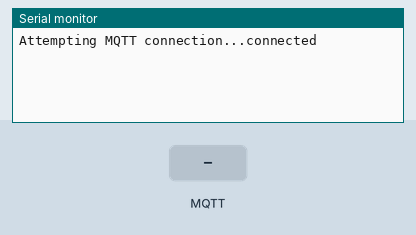
Recording of a sketch running on a simulated ESP8266 (NodeMCU). On the bench: the last lines printed to the serial monitor. The inputs (shaded band) are chosen by the test bench. WiFi joins after 1.5 s; servers stay silent unless stated; random numbers use the default seed unless the sketch sets one; no MQTT or app messages arrive unless stated.

Above: at 2.7 s.
2.8 s: MQTT message "1" arrives on the first subscribed topic
At 4.6 s:
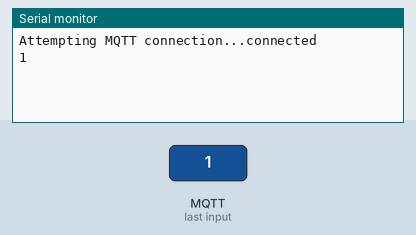
5.0 s: MQTT message "0" arrives on the first subscribed topic
At 6.2 s:
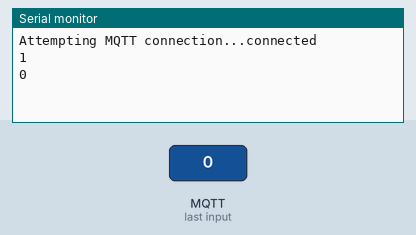

The sketch:

nodeMCU_funcionando_lectura_desde_arduino.ino
```cpp
#include <ESP8266WiFi.h>
#include <PubSubClient.h>


const char* ssid = "estay_isp";
const char* password = "123456789";
const char* mqtt_server = "192.168.0.106";


WiFiClient espClient;
PubSubClient client(espClient);
long lastMsg = 0;
char msg1[50];
char msg2[50];
int value = 0;
String temp = "";
String pote = "";
void setup_wifi() {

  delay(10);
  // We start by connecting to a WiFi network
  /*Serial.println();
  Serial.print("Connecting to ");
  Serial.println(ssid);
  */
  WiFi.begin(ssid, password);

  while (WiFi.status() != WL_CONNECTED) {
    delay(500);
    //Serial.print(".");
  }

  randomSeed(micros());

  /*Serial.println("");
  Serial.println("WiFi connected");
  Serial.println("IP address: ");
  Serial.println(WiFi.localIP());
  */
}

void callback(char* topic, byte* payload, unsigned int length) {
  char* limite = "/";
  /*Serial.print("Message arrived [");
  Serial.print(topic);
  Serial.println("] ");
  */
  char* texto = strtok(topic, limite);
  int longi = strlen(texto);
  //suelta el primero
  //Serial.print(texto[longi-1]);

  for (int i = 0; i < length; i++) {
    //Serial.println((char)payload[i]);
  }

  if((char)payload[0] == '1'){
    Serial.println('1');
    }else{
      Serial.println('0');
    }
}

void reconnect() {
  // Loop until we're reconnected
  while (!client.connected()) {
    Serial.print("Attempting MQTT connection...");
    // Create a random client ID
    String clientId = "ESP8266Client-";
    clientId += String(random(0xffff), HEX);
    // Attempt to connect
    if (client.connect(clientId.c_str())) {
      Serial.println("connected");
      // Once connected, publish an announcement...
    //  client.publish("outTopic", "hello world");
      // ... and resubscribe
      client.subscribe("/grupo3/led");
    } else {
      Serial.print("failed, rc=");
      Serial.print(client.state());
      Serial.println(" try again in 5 seconds");
      // Wait 5 seconds before retrying
      delay(5000);
    }
  }
}

void setup() {
  Serial.begin(9600);
  setup_wifi();
  client.setServer(mqtt_server, 1883);
  client.setCallback(callback);
}


String split(String data, char separator, int index) {
  int found = 0;
  int strIndex[] = {0, -1};
  int maxIndex = data.length() - 1;

  for(int i=0; i <= maxIndex && found <=index ; i++){
  if(data.charAt(i) == separator || i==maxIndex){
  found++;
  strIndex[0] = strIndex[1]+1;
  strIndex[1] = (i == maxIndex) ? i+1 : i;
   }
  }

return found > index ? data.substring(strIndex[0], strIndex[1]) : "";
}

void loop() {
  if (!client.connected()) {
    reconnect();
  }
  client.loop();
  //if serial available creo revisar que wea
  while(Serial.available()>0){
      Serial.readString();
      String data = Serial.readString();
      temp = split(data,';',0);
      pote = split(data,';',1);
      //Serial.println(temp + "---" + pote);

    }
    temp.toCharArray(msg1,50);
    pote.toCharArray(msg2,50);

    client.publish("/grupo3/temperatura",msg1);
    client.publish("/grupo3/potenciometro",msg2);


    delay(1000);
}
```

Measured:
- after the input at 2.8 s, the serial monitor: prints a new line after 0.77 s (image 1)
- after the input at 5.0 s, the serial monitor: prints a new line after 0.57 s (image 2)
